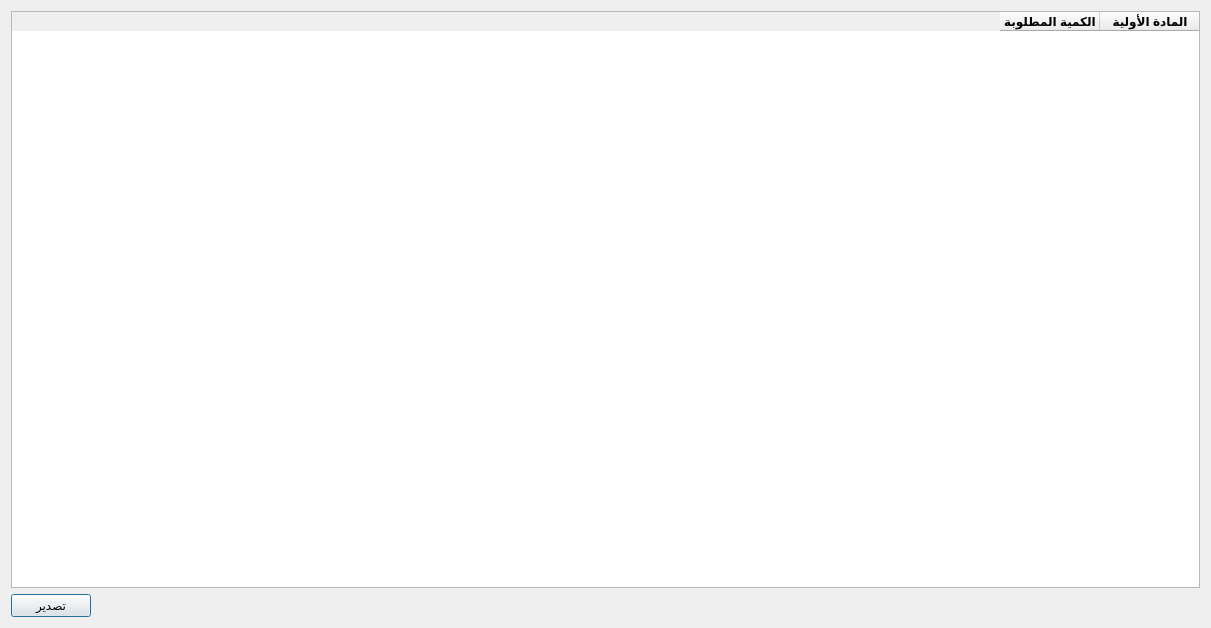
<?xml version="1.0" encoding="UTF-8"?>
<ui version="4.0">
 <class>AggregatorResult</class>
 <widget class="QDialog" name="AggregatorResult">
  <property name="geometry">
   <rect>
    <x>0</x>
    <y>0</y>
    <width>1211</width>
    <height>628</height>
   </rect>
  </property>
  <property name="windowTitle">
   <string>النتيجة</string>
  </property>
  <property name="windowIcon">
   <iconset>
    <normaloff>graphics/icon.xpm</normaloff>graphics/icon.xpm</iconset>
  </property>
  <property name="accessibleName">
   <string>SimplePlanResult</string>
  </property>
  <layout class="QGridLayout" name="gridLayout">
   <item row="0" column="0">
    <widget class="QTableWidget" name="aggregator_result_table">
     <property name="layoutDirection">
      <enum>Qt::RightToLeft</enum>
     </property>
     <column>
      <property name="text">
       <string>المادة الأولية</string>
      </property>
      <property name="font">
       <font>
        <weight>75</weight>
        <bold>true</bold>
       </font>
      </property>
     </column>
     <column>
      <property name="text">
       <string>الكمية المطلوبة</string>
      </property>
      <property name="font">
       <font>
        <weight>75</weight>
        <bold>true</bold>
       </font>
      </property>
     </column>
    </widget>
   </item>
   <item row="1" column="0">
    <widget class="QPushButton" name="export_btn">
     <property name="maximumSize">
      <size>
       <width>80</width>
       <height>16777215</height>
      </size>
     </property>
     <property name="text">
      <string>تصدير</string>
     </property>
    </widget>
   </item>
  </layout>
 </widget>
 <resources/>
 <connections/>
</ui>
